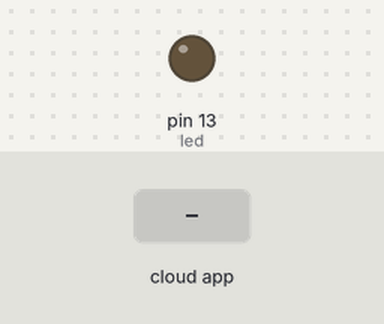
Simulated run of this sketch. Board: Arduino Uno, built with avr-gcc and run on an emulated ATmega328P. Shown: output pins drawn as LEDs (lit = HIGH). The test bench sets the inputs (shaded band). The ROS host is connected and sends only what is stated.

Above: at 1.2 s.
1.3 s: the phone or cloud app sets first_action to 0
At 2.7 s:
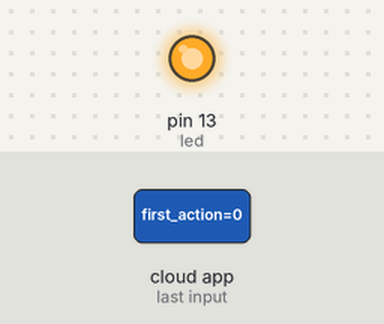
3.0 s: the phone or cloud app sets first_action to 1
At 4.1 s:
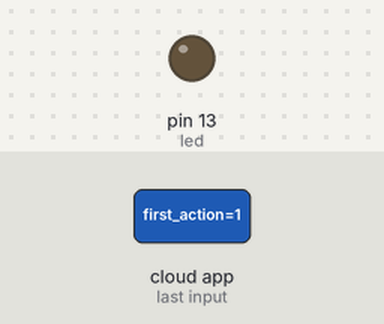
Timing chart, 0 to 6.0 s (numbered marks = the images above; inputs shaded):
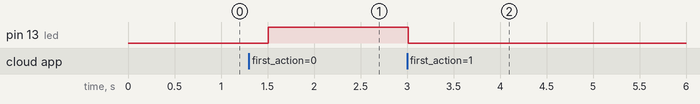

Measured:
- after the input at 1.3 s, pin 13 (led): LOW → HIGH after 0.21 s
- after the input at 3.0 s, pin 13 (led): HIGH → LOW at once

The sketch:

ROS_test.ino
```cpp
/*
 * rosserial Subscriber Example
 * Blinks an LED on callback
 */

#include <ros.h>
#include <std_msgs/Empty.h>
#include <std_msgs/String.h>

ros::NodeHandle nh;

std_msgs::String str_msg;

//method for first action
void messageCa( const std_msgs::Empty& toggle_msg){
  digitalWrite(12, HIGH-digitalRead(12));   // blink the led
}

//method for second action
void messageCb( const std_msgs::Empty& toggle_msg){
  digitalWrite(13, HIGH-digitalRead(13));   // blink the led
}

//a message, should be changed later...
char msg_str[16] = "Great success!A";


//first subscriber (will perform first action on demand of computer)
ros::Subscriber<std_msgs::Empty> sub("first_action", &messageCb );
//second subscriber (will perform second action on demand of computer)
ros::Subscriber<std_msgs::Empty> sub2("second_action", &messageCa );
//one publisher (will send data to computer, error messages for example)
ros::Publisher string_pub("receiver_data", &str_msg);

void setup()
{
  pinMode(13, OUTPUT);

  //ROS stuff
  nh.initNode();
  //subsribe to first and second sub
  nh.subscribe(sub);
  nh.subscribe(sub2);
  //advertise to pub
  nh.advertise(string_pub);

}

void loop()
{
  // Fill the ROS message with data
  str_msg.data = msg_str;

  // Publish our ROS message
  string_pub.publish( &str_msg );

  nh.spinOnce();
  delay(250);
}
```
